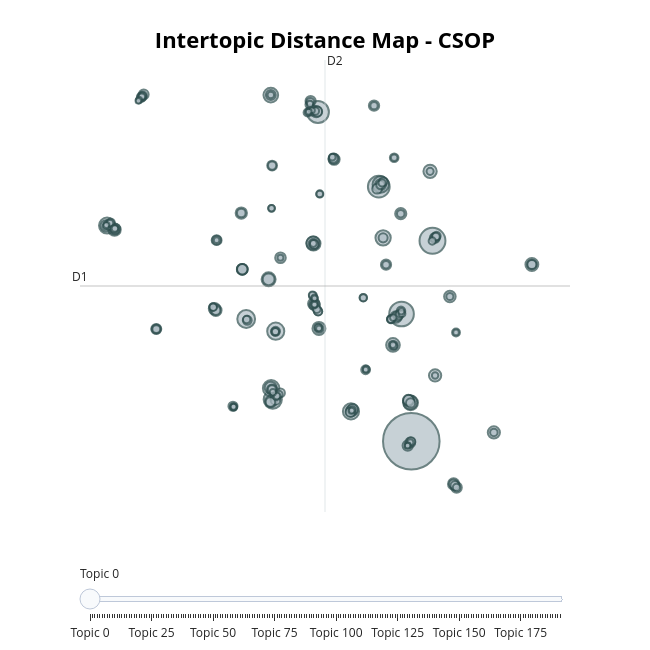

The cell this chart's notebook holds for it:
### Code cell
#For CSOP
get_top_topics(model_csop,3)
visualize_topics(model_csop, None, None,False,"<b>Intertopic Distance Map - CSOP</b>",650,650)

### Figure 1 — Plotly figure (JSON) as saved in the notebook; plotly's stock layout.template omitted (floating-point values rounded to 4 significant figures; data arrays with more than 128 entries replaced by an {"elided": "..."} marker saying what was removed)
{"data": [{"customdata": {"elided": "192x3 mixed values"}, "hovertemplate": "<b>Topic %{customdata[0]}</b><br>%{customdata[1]}<br>Size: %{customdata[2]}", "legendgroup": "", "marker": {"color": "#B0BEC5", "line": {"color": "DarkSlateGrey", "width": 2}, "size": {"elided": "192 int values"}, "sizemode": "area", "sizeref": 0.6756, "symbol": "circle"}, "mode": "markers", "name": "", "orientation": "v", "showlegend": false, "type": "scatter", "x": {"elided": "192 float values"}, "xaxis": "x", "y": {"elided": "192 float values"}, "yaxis": "y"}], "layout": {"annotations": [{"showarrow": false, "text": "D1", "x": -17.49, "y": 2.862, "yshift": 10}, {"showarrow": false, "text": "D2", "x": 4.175, "xshift": 10, "y": 19.63}], "height": 650, "hoverlabel": {"bgcolor": "white", "font": {"family": "Rockwell", "size": 16}}, "legend": {"itemsizing": "constant", "tracegroupgap": 0}, "margin": {"t": 60}, "shapes": [{"line": {"color": "#CFD8DC", "width": 2}, "type": "line", "x0": 4.175, "x1": 4.175, "y0": -13.9, "y1": 19.63}, {"line": {"color": "#9E9E9E", "width": 2}, "type": "line", "x0": -17.49, "x1": 25.84, "y0": 2.862, "y1": 2.862}], "sliders": [{"active": 0, "pad": {"t": 50}, "steps": [{"args": [{"marker.color": {"elided": "1x192 str values"}}], "label": "Topic 0", "method": "update"}, {"args": [{"marker.color": {"elided": "1x192 str values"}}], "label": "Topic 1", "method": "update"}, {"args": [{"marker.color": {"elided": "1x192 str values"}}], "label": "Topic 2", "method": "update"}, {"args": [{"marker.color": {"elided": "1x192 str values"}}], "label": "Topic 3", "method": "update"}, {"args": [{"marker.color": {"elided": "1x192 str values"}}], "label": "Topic 4", "method": "update"}, {"args": [{"marker.color": {"elided": "1x192 str values"}}], "label": "Topic 5", "method": "update"}, {"args": [{"marker.color": {"elided": "1x192 str values"}}], "label": "Topic 6", "method": "update"}, {"args": [{"marker.color": {"elided": "1x192 str values"}}], "label": "Topic 7", "method": "update"}, {"args": [{"marker.color": {"elided": "1x192 str values"}}], "label": "Topic 8", "method": "update"}, {"args": [{"marker.color": {"elided": "1x192 str values"}}], "label": "Topic 9", "method": "update"}, {"args": [{"marker.color": {"elided": "1x192 str values"}}], "label": "Topic 10", "method": "update"}, {"args": [{"marker.color": {"elided": "1x192 str values"}}], "label": "Topic 11", "method": "update"}, {"args": [{"marker.color": {"elided": "1x192 str values"}}], "label": "Topic 12", "method": "update"}, {"args": [{"marker.color": {"elided": "1x192 str values"}}], "label": "Topic 13", "method": "update"}, {"args": [{"marker.color": {"elided": "1x192 str values"}}], "label": "Topic 14", "method": "update"}, {"args": [{"marker.color": {"elided": "1x192 str values"}}], "label": "Topic 15", "method": "update"}, {"args": [{"marker.color": {"elided": "1x192 str values"}}], "label": "Topic 16", "method": "update"}, {"args": [{"marker.color": {"elided": "1x192 str values"}}], "label": "Topic 17", "method": "update"}, {"args": [{"marker.color": {"elided": "1x192 str values"}}], "label": "Topic 18", "method": "update"}, {"args": [{"marker.color": {"elided": "1x192 str values"}}], "label": "Topic 19", "method": "update"}, {"args": [{"marker.color": {"elided": "1x192 str values"}}], "label": "Topic 20", "method": "update"}, {"args": [{"marker.color": {"elided": "1x192 str values"}}], "label": "Topic 21", "method": "update"}, {"args": [{"marker.color": {"elided": "1x192 str values"}}], "label": "Topic 22", "method": "update"}, {"args": [{"marker.color": {"elided": "1x192 str values"}}], "label": "Topic 23", "method": "update"}, {"args": [{"marker.color": {"elided": "1x192 str values"}}], "label": "Topic 24", "method": "update"}, {"args": [{"marker.color": {"elided": "1x192 str values"}}], "label": "Topic 25", "method": "update"}, {"args": [{"marker.color": {"elided": "1x192 str values"}}], "label": "Topic 26", "method": "update"}, {"args": [{"marker.color": {"elided": "1x192 str values"}}], "label": "Topic 27", "method": "update"}, {"args": [{"marker.color": {"elided": "1x192 str values"}}], "label": "Topic 28", "method": "update"}, {"args": [{"marker.color": {"elided": "1x192 str values"}}], "label": "Topic 29", "method": "update"}, {"args": [{"marker.color": {"elided": "1x192 str values"}}], "label": "Topic 30", "method": "update"}, {"args": [{"marker.color": {"elided": "1x192 str values"}}], "label": "Topic 31", "method": "update"}, {"args": [{"marker.color": {"elided": "1x192 str values"}}], "label": "Topic 32", "method": "update"}, {"args": [{"marker.color": {"elided": "1x192 str values"}}], "label": "Topic 33", "method": "update"}, {"args": [{"marker.color": {"elided": "1x192 str values"}}], "label": "Topic 34", "method": "update"}, {"args": [{"marker.color": {"elided": "1x192 str values"}}], "label": "Topic 35", "method": "update"}, {"args": [{"marker.color": {"elided": "1x192 str values"}}], "label": "Topic 36", "method": "update"}, {"args": [{"marker.color": {"elided": "1x192 str values"}}], "label": "Topic 37", "method": "update"}, {"args": [{"marker.color": {"elided": "1x192 str values"}}], "label": "Topic 38", "method": "update"}, {"args": [{"marker.color": {"elided": "1x192 str values"}}], "label": "Topic 39", "method": "update"}, {"args": [{"marker.color": {"elided": "1x192 str values"}}], "label": "Topic 40", "method": "update"}, {"args": [{"marker.color": {"elided": "1x192 str values"}}], "label": "Topic 41", "method": "update"}, {"args": [{"marker.color": {"elided": "1x192 str values"}}], "label": "Topic 42", "method": "update"}, {"args": [{"marker.color": {"elided": "1x192 str values"}}], "label": "Topic 43", "method": "update"}, {"args": [{"marker.color": {"elided": "1x192 str values"}}], "label": "Topic 44", "method": "update"}, {"args": [{"marker.color": {"elided": "1x192 str values"}}], "label": "Topic 45", "method": "update"}, {"args": [{"marker.color": {"elided": "1x192 str values"}}], "label": "Topic 46", "method": "update"}, {"args": [{"marker.color": {"elided": "1x192 str values"}}], "label": "Topic 47", "method": "update"}, {"args": [{"marker.color": {"elided": "1x192 str values"}}], "label": "Topic 48", "method": "update"}, {"args": [{"marker.color": {"elided": "1x192 str values"}}], "label": "Topic 49", "method": "update"}, {"args": [{"marker.color": {"elided": "1x192 str values"}}], "label": "Topic 50", "method": "update"}, {"args": [{"marker.color": {"elided": "1x192 str values"}}], "label": "Topic 51", "method": "update"}, {"args": [{"marker.color": {"elided": "1x192 str values"}}], "label": "Topic 52", "method": "update"}, {"args": [{"marker.color": {"elided": "1x192 str values"}}], "label": "Topic 53", "method": "update"}, {"args": [{"marker.color": {"elided": "1x192 str values"}}], "label": "Topic 54", "method": "update"}, {"args": [{"marker.color": {"elided": "1x192 str values"}}], "label": "Topic 55", "method": "update"}, {"args": [{"marker.color": {"elided": "1x192 str values"}}], "label": "Topic 56", "method": "update"}, {"args": [{"marker.color": {"elided": "1x192 str values"}}], "label": "Topic 57", "method": "update"}, {"args": [{"marker.color": {"elided": "1x192 str values"}}], "label": "Topic 58", "method": "update"}, {"args": [{"marker.color": {"elided": "1x192 str values"}}], "label": "Topic 59", "method": "update"}, {"args": [{"marker.color": {"elided": "1x192 str values"}}], "label": "Topic 60", "method": "update"}, {"args": [{"marker.color": {"elided": "1x192 str values"}}], "label": "Topic 61", "method": "update"}, {"args": [{"marker.color": {"elided": "1x192 str values"}}], "label": "Topic 62", "method": "update"}, {"args": [{"marker.color": {"elided": "1x192 str values"}}], "label": "Topic 63", "method": "update"}, {"args": [{"marker.color": {"elided": "1x192 str values"}}], "label": "Topic 64", "method": "update"}, {"args": [{"marker.color": {"elided": "1x192 str values"}}], "label": "Topic 65", "method": "update"}, {"args": [{"marker.color": {"elided": "1x192 str values"}}], "label": "Topic 66", "method": "update"}, {"args": [{"marker.color": {"elided": "1x192 str values"}}], "label": "Topic 67", "method": "update"}, {"args": [{"marker.color": {"elided": "1x192 str values"}}], "label": "Topic 68", "method": "update"}, {"args": [{"marker.color": {"elided": "1x192 str values"}}], "label": "Topic 69", "method": "update"}, {"args": [{"marker.color": {"elided": "1x192 str values"}}], "label": "Topic 70", "method": "update"}, {"args": [{"marker.color": {"elided": "1x192 str values"}}], "label": "Topic 71", "method": "update"}, {"args": [{"marker.color": {"elided": "1x192 str values"}}], "label": "Topic 72", "method": "update"}, {"args": [{"marker.color": {"elided": "1x192 str values"}}], "label": "Topic 73", "method": "update"}, {"args": [{"marker.color": {"elided": "1x192 str values"}}], "label": "Topic 74", "method": "update"}, {"args": [{"marker.color": {"elided": "1x192 str values"}}], "label": "Topic 75", "method": "update"}, {"args": [{"marker.color": {"elided": "1x192 str values"}}], "label": "Topic 76", "method": "update"}, {"args": [{"marker.color": {"elided": "1x192 str values"}}], "label": "Topic 77", "method": "update"}, {"args": [{"marker.color": {"elided": "1x192 str values"}}], "label": "Topic 78", "method": "update"}, {"args": [{"marker.color": {"elided": "1x192 str values"}}], "label": "Topic 79", "method": "update"}, {"args": [{"marker.color": {"elided": "1x192 str values"}}], "label": "Topic 80", "method": "update"}, {"args": [{"marker.color": {"elided": "1x192 str values"}}], "label": "Topic 81", "method": "update"}, {"args": [{"marker.color": {"elided": "1x192 str values"}}], "label": "Topic 82", "method": "update"}, {"args": [{"marker.color": {"elided": "1x192 str values"}}], "label": "Topic 83", "method": "update"}, {"args": [{"marker.color": {"elided": "1x192 str values"}}], "label": "Topic 84", "method": "update"}, {"args": [{"marker.color": {"elided": "1x192 str values"}}], "label": "Topic 85", "method": "update"}, {"args": [{"marker.color": {"elided": "1x192 str values"}}], "label": "Topic 86", "method": "update"}, {"args": [{"marker.color": {"elided": "1x192 str values"}}], "label": "Topic 87", "method": "update"}, {"args": [{"marker.color": {"elided": "1x192 str values"}}], "label": "Topic 88", "method": "update"}, {"args": [{"marker.color": {"elided": "1x192 str values"}}], "label": "Topic 89", "method": "update"}, {"args": [{"marker.color": {"elided": "1x192 str values"}}], "label": "Topic 90", "method": "update"}, {"args": [{"marker.color": {"elided": "1x192 str values"}}], "label": "Topic 91", "method": "update"}, {"args": [{"marker.color": {"elided": "1x192 str values"}}], "label": "Topic 92", "method": "update"}, {"args": [{"marker.color": {"elided": "1x192 str values"}}], "label": "Topic 93", "method": "update"}, {"args": [{"marker.color": {"elided": "1x192 str values"}}], "label": "Topic 94", "method": "update"}, {"args": [{"marker.color": {"elided": "1x192 str values"}}], "label": "Topic 95", "method": "update"}, {"args": [{"marker.color": {"elided": "1x192 str values"}}], "label": "Topic 96", "method": "update"}, {"args": [{"marker.color": {"elided": "1x192 str values"}}], "label": "Topic 97", "method": "update"}, {"args": [{"marker.color": {"elided": "1x192 str values"}}], "label": "Topic 98", "method": "update"}, {"args": [{"marker.color": {"elided": "1x192 str values"}}], "label": "Topic 99", "method": "update"}, {"args": [{"marker.color": {"elided": "1x192 str values"}}], "label": "Topic 100", "method": "update"}, {"args": [{"marker.color": {"elided": "1x192 str values"}}], "label": "Topic 101", "method": "update"}, {"args": [{"marker.color": {"elided": "1x192 str values"}}], "label": "Topic 102", "method": "update"}, {"args": [{"marker.color": {"elided": "1x192 str values"}}], "label": "Topic 103", "method": "update"}, {"args": [{"marker.color": {"elided": "1x192 str values"}}], "label": "Topic 104", "method": "update"}, {"args": [{"marker.color": {"elided": "1x192 str values"}}], "label": "Topic 105", "method": "update"}, {"args": [{"marker.color": {"elided": "1x192 str values"}}], "label": "Topic 106", "method": "update"}, {"args": [{"marker.color": {"elided": "1x192 str values"}}], "label": "Topic 107", "method": "update"}, {"args": [{"marker.color": {"elided": "1x192 str values"}}], "label": "Topic 108", "method": "update"}, {"args": [{"marker.color": {"elided": "1x192 str values"}}], "label": "Topic 109", "method": "update"}, {"args": [{"marker.color": {"elided": "1x192 str values"}}], "label": "Topic 110", "method": "update"}, {"args": [{"marker.color": {"elided": "1x192 str values"}}], "label": "Topic 111", "method": "update"}, {"args": [{"marker.color": {"elided": "1x192 str values"}}], "label": "Topic 112", "method": "update"}, {"args": [{"marker.color": {"elided": "1x192 str values"}}], "label": "Topic 113", "method": "update"}, {"args": [{"marker.color": {"elided": "1x192 str values"}}], "label": "Topic 114", "method": "update"}, {"args": [{"marker.color": {"elided": "1x192 str values"}}], "label": "Topic 115", "method": "update"}, {"args": [{"marker.color": {"elided": "1x192 str values"}}], "label": "Topic 116", "method": "update"}, {"args": [{"marker.color": {"elided": "1x192 str values"}}], "label": "Topic 117", "method": "update"}, {"args": [{"marker.color": {"elided": "1x192 str values"}}], "label": "Topic 118", "method": "update"}, {"args": [{"marker.color": {"elided": "1x192 str values"}}], "label": "Topic 119", "method": "update"}, {"args": [{"marker.color": {"elided": "1x192 str values"}}], "label": "Topic 120", "method": "update"}, {"args": [{"marker.color": {"elided": "1x192 str values"}}], "label": "Topic 121", "method": "update"}, {"args": [{"marker.color": {"elided": "1x192 str values"}}], "label": "Topic 122", "method": "update"}, {"args": [{"marker.color": {"elided": "1x192 str values"}}], "label": "Topic 123", "method": "update"}, {"args": [{"marker.color": {"elided": "1x192 str values"}}], "label": "Topic 124", "method": "update"}, {"args": [{"marker.color": {"elided": "1x192 str values"}}], "label": "Topic 125", "method": "update"}, {"args": [{"marker.color": {"elided": "1x192 str values"}}], "label": "Topic 126", "method": "update"}, {"args": [{"marker.color": {"elided": "1x192 str values"}}], "label": "Topic 127", "method": "update"}, {"args": [{"marker.color": {"elided": "1x192 str values"}}], "label": "Topic 128", "method": "update"}, {"args": [{"marker.color": {"elided": "1x192 str values"}}], "label": "Topic 129", "method": "update"}, {"args": [{"marker.color": {"elided": "1x192 str values"}}], "label": "Topic 130", "method": "update"}, {"args": [{"marker.color": {"elided": "1x192 str values"}}], "label": "Topic 131", "method": "update"}, {"args": [{"marker.color": {"elided": "1x192 str values"}}], "label": "Topic 132", "method": "update"}, {"args": [{"marker.color": {"elided": "1x192 str values"}}], "label": "Topic 133", "method": "update"}, {"args": [{"marker.color": {"elided": "1x192 str values"}}], "label": "Topic 134", "method": "update"}, {"args": [{"marker.color": {"elided": "1x192 str values"}}], "label": "Topic 135", "method": "update"}, {"args": [{"marker.color": {"elided": "1x192 str values"}}], "label": "Topic 136", "method": "update"}, {"args": [{"marker.color": {"elided": "1x192 str values"}}], "label": "Topic 137", "method": "update"}, {"args": [{"marker.color": {"elided": "1x192 str values"}}], "label": "Topic 138", "method": "update"}, {"args": [{"marker.color": {"elided": "1x192 str values"}}], "label": "Topic 139", "method": "update"}, {"args": [{"marker.color": {"elided": "1x192 str values"}}], "label": "Topic 140", "method": "update"}, {"args": [{"marker.color": {"elided": "1x192 str values"}}], "label": "Topic 141", "method": "update"}, {"args": [{"marker.color": {"elided": "1x192 str values"}}], "label": "Topic 142", "method": "update"}, {"args": [{"marker.color": {"elided": "1x192 str values"}}], "label": "Topic 143", "method": "update"}, {"args": [{"marker.color": {"elided": "1x192 str values"}}], "label": "Topic 144", "method": "update"}, {"args": [{"marker.color": {"elided": "1x192 str values"}}], "label": "Topic 145", "method": "update"}, {"args": [{"marker.color": {"elided": "1x192 str values"}}], "label": "Topic 146", "method": "update"}, {"args": [{"marker.color": {"elided": "1x192 str values"}}], "label": "Topic 147", "method": "update"}, {"args": [{"marker.color": {"elided": "1x192 str values"}}], "label": "Topic 148", "method": "update"}, {"args": [{"marker.color": {"elided": "1x192 str values"}}], "label": "Topic 149", "method": "update"}, {"args": [{"marker.color": {"elided": "1x192 str values"}}], "label": "Topic 150", "method": "update"}, {"args": [{"marker.color": {"elided": "1x192 str values"}}], "label": "Topic 151", "method": "update"}, {"args": [{"marker.color": {"elided": "1x192 str values"}}], "label": "Topic 152", "method": "update"}, {"args": [{"marker.color": {"elided": "1x192 str values"}}], "label": "Topic 153", "method": "update"}, {"args": [{"marker.color": {"elided": "1x192 str values"}}], "label": "Topic 154", "method": "update"}, {"args": [{"marker.color": {"elided": "1x192 str values"}}], "label": "Topic 155", "method": "update"}, {"args": [{"marker.color": {"elided": "1x192 str values"}}], "label": "Topic 156", "method": "update"}, {"args": [{"marker.color": {"elided": "1x192 str values"}}], "label": "Topic 157", "method": "update"}, {"args": [{"marker.color": {"elided": "1x192 str values"}}], "label": "Topic 158", "method": "update"}, {"args": [{"marker.color": {"elided": "1x192 str values"}}], "label": "Topic 159", "method": "update"}, {"args": [{"marker.color": {"elided": "1x192 str values"}}], "label": "Topic 160", "method": "update"}, {"args": [{"marker.color": {"elided": "1x192 str values"}}], "label": "Topic 161", "method": "update"}, {"args": [{"marker.color": {"elided": "1x192 str values"}}], "label": "Topic 162", "method": "update"}, {"args": [{"marker.color": {"elided": "1x192 str values"}}], "label": "Topic 163", "method": "update"}, {"args": [{"marker.color": {"elided": "1x192 str values"}}], "label": "Topic 164", "method": "update"}, {"args": [{"marker.color": {"elided": "1x192 str values"}}], "label": "Topic 165", "method": "update"}, {"args": [{"marker.color": {"elided": "1x192 str values"}}], "label": "Topic 166", "method": "update"}, {"args": [{"marker.color": {"elided": "1x192 str values"}}], "label": "Topic 167", "method": "update"}, {"args": [{"marker.color": {"elided": "1x192 str values"}}], "label": "Topic 168", "method": "update"}, {"args": [{"marker.color": {"elided": "1x192 str values"}}], "label": "Topic 169", "method": "update"}, {"args": [{"marker.color": {"elided": "1x192 str values"}}], "label": "Topic 170", "method": "update"}, {"args": [{"marker.color": {"elided": "1x192 str values"}}], "label": "Topic 171", "method": "update"}, {"args": [{"marker.color": {"elided": "1x192 str values"}}], "label": "Topic 172", "method": "update"}, {"args": [{"marker.color": {"elided": "1x192 str values"}}], "label": "Topic 173", "method": "update"}, {"args": [{"marker.color": {"elided": "1x192 str values"}}], "label": "Topic 174", "method": "update"}, {"args": [{"marker.color": {"elided": "1x192 str values"}}], "label": "Topic 175", "method": "update"}, {"args": [{"marker.color": {"elided": "1x192 str values"}}], "label": "Topic 176", "method": "update"}, {"args": [{"marker.color": {"elided": "1x192 str values"}}], "label": "Topic 177", "method": "update"}, {"args": [{"marker.color": {"elided": "1x192 str values"}}], "label": "Topic 178", "method": "update"}, {"args": [{"marker.color": {"elided": "1x192 str values"}}], "label": "Topic 179", "method": "update"}, {"args": [{"marker.color": {"elided": "1x192 str values"}}], "label": "Topic 180", "method": "update"}, {"args": [{"marker.color": {"elided": "1x192 str values"}}], "label": "Topic 181", "method": "update"}, {"args": [{"marker.color": {"elided": "1x192 str values"}}], "label": "Topic 182", "method": "update"}, {"args": [{"marker.color": {"elided": "1x192 str values"}}], "label": "Topic 183", "method": "update"}, {"args": [{"marker.color": {"elided": "1x192 str values"}}], "label": "Topic 184", "method": "update"}, {"args": [{"marker.color": {"elided": "1x192 str values"}}], "label": "Topic 185", "method": "update"}, {"args": [{"marker.color": {"elided": "1x192 str values"}}], "label": "Topic 186", "method": "update"}, {"args": [{"marker.color": {"elided": "1x192 str values"}}], "label": "Topic 187", "method": "update"}, {"args": [{"marker.color": {"elided": "1x192 str values"}}], "label": "Topic 188", "method": "update"}, {"args": [{"marker.color": {"elided": "1x192 str values"}}], "label": "Topic 189", "method": "update"}, {"args": [{"marker.color": {"elided": "1x192 str values"}}], "label": "Topic 190", "method": "update"}, {"args": [{"marker.color": {"elided": "1x192 str values"}}], "label": "Topic 191", "method": "update"}]}], "title": {"font": {"color": "Black", "size": 22}, "text": "<b>Intertopic Distance Map - CSOP</b>", "x": 0.5, "xanchor": "center", "y": 0.95, "yanchor": "top"}, "width": 650, "xaxis": {"anchor": "y", "domain": [0, 1], "range": [-17.49, 25.84], "title": {"text": ""}, "visible": false}, "yaxis": {"anchor": "x", "domain": [0, 1], "range": [-13.9, 19.63], "title": {"text": ""}, "visible": false}}}
